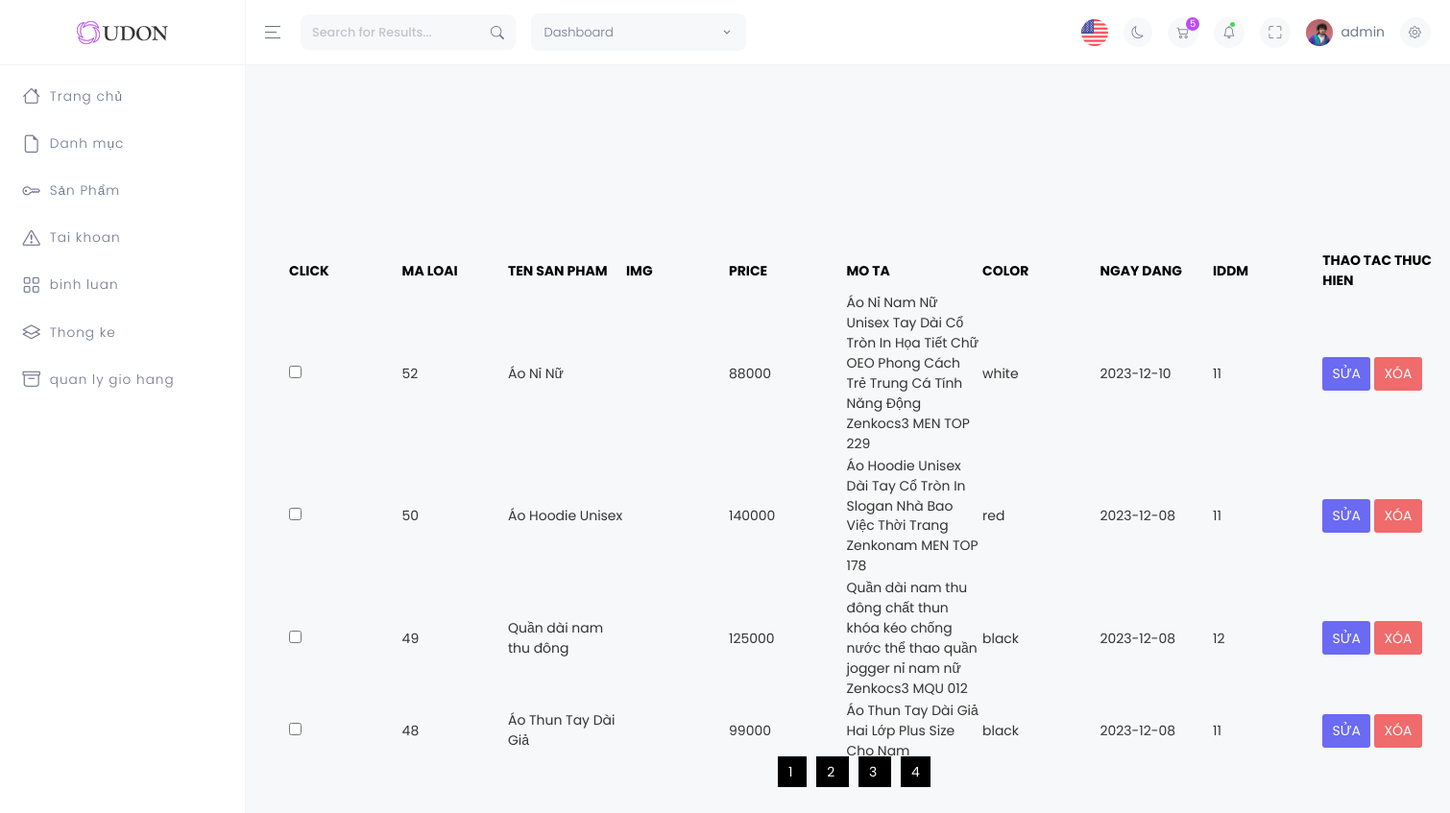
/admin/index.php?act=listsp, run on the app's committed database.
### tables this page shows
CREATE TABLE `sanpham_shared` (
  `id` int(11) NOT NULL,
  `idsp` int(11) NOT NULL,
  `idsize` int(11) NOT NULL,
  `price` float NOT NULL,
  `quantity` int(11) NOT NULL
);

CREATE TABLE `sanpham` (
  `id` int(11) NOT NULL,
  `name` text NOT NULL,
  `img` text NOT NULL,
  `img1` text NOT NULL,
  `img2` text NOT NULL,
  `img3` text NOT NULL,
  `color` varchar(50) NOT NULL,
  `color1` varchar(50) NOT NULL,
  `color2` varchar(50) NOT NULL,
  `mota` text NOT NULL,
  `dateup` date DEFAULT NULL,
  `luotmua` int(11) NOT NULL,
  `iddm` int(11) NOT NULL
);

### model/pdo.php (called while the page is built, shortened)
<?php
function pdo_get_connection(){
    $servername = "localhost";
    $username = "root";
    $password = "";
    try {
        $conn = new PDO("mysql:host=$servername;dbname=duan1haphoi", $username, $password);
        $conn->setAttribute(PDO::ATTR_ERRMODE, PDO::ERRMODE_EXCEPTION);
        return $conn;
    } catch(PDOException $e) {
        echo "Connection failed: " . $e->getMessage();
    }
}
function pdo_query($sql){
    $sql_args=array_slice(func_get_args(),1);
    try{
        $conn=pdo_get_connection();
        $stmt=$conn->prepare($sql);
        $stmt->execute($sql_args);
        $rows=$stmt->fetchAll();
        return $rows;
    }
    catch(PDOException $e){
        throw $e;
    }
    finally{
        unset($conn);
    }
}
?>

### model/sanpham.php (called while the page is built, shortened)
<?php
function list_sanpham($start, $limit)
{
    $sql = "SELECT
    sp.id AS id ,
     sp.name AS name,
    sp.img AS img,
    sp.mota AS mota,
    sp.color AS color,
    sp.dateup AS date,
    sp.iddm AS iddm,
    ss.price AS price
    FROM sanpham sp INNER JOIN sanpham_shared ss ON sp.id = ss.idsp WHERE ss.idsize = 3 ORDER BY sp.id DESC LIMIT $start, $limit";
    $result = pdo_query($sql);
    return $result;
}
function all_row_in_sp()
{
    $sql = "SELECT COUNT(sanpham.id) FROM sanpham";
    $results = pdo_query($sql);
    return $results;
}
?>

### admin/sanpham/listsp.php (the view, shortened to what this page needs)
<html lang="en">
    <head>
    </head>
    <body>
      <div class="ctn">
        <table >
           <thead style="color:black;">
           <th>CLICK</th>
                    <th>MA LOAI</th>
                    <th>TEN SAN PHAM</th>
                    <th>IMG</th>
                    <th>PRICE</th>
                    <th>MO TA</th>
                    <th>COLOR</th>
                    <th>NGAY DANG</th>
                    <th>IDDM</th>
                    <th>THAO TAC THUC HIEN</th>
           </thead>
           <tbody>
            <?php
            foreach($result as $sp):?>
           <tr>
                    <td><input type="checkbox" name="checkbox" id=""></td>
                    <td><?php echo $sp['id'] ?></td>
                    <td><?php echo $sp['name'] ?></td>
                    <td><img src="../upload/<?php echo $sp['img'] ?>" alt="" width="100px"></td>
                    <td><?php echo $sp['price'] ?></td>
                    <td><?php echo $sp['mota'] ?></td>
                    <td><?php echo $sp['color'] ?></td>
                    <td><?php echo $sp['date'] ?></td>
                    <td><?php echo $sp['iddm'] ?></td>
                    <td><a href="index.php?act=suasp&id=<?php echo $sp['id'] ?>"><button class="sua">SỬA</button></a> <a href="index.php?act=deletesp&id=<?php echo $sp['id'] ?>"><button onclick="return confirm('BẠN MUỐN XÓA SẢN PHẨM NÀY ?')" class="xoa">XÓA</button></a></td>
                </tr>
                <?php endforeach ?>
           </tbody>
        </table>
     <div class='pt'>
     <?php $limit = 4;
        $result_db =  all_row_in_sp();
       foreach($result_db as $all_records):
        $all_page = ceil($all_records[0] / $limit);
        for($i= 1;$i<$all_page;$i++): ?>
        <span >
        <a href="index.php?act=listsp&page=<?php echo $i ?>" class='phantrang' style="background-color: <?php if(isset($_GET['page'])
        ){
          if($_GET['page'] == $i){
            echo 'red';
          }
        } ?>"><?php echo $i ?> </a>
        </span>
        <?php endfor ?>
        <?php endforeach?>
     </div>
      </div>
    </body>
    </html>

### admin/header.php (shortened to what this page needs)
<!DOCTYPE html>
<html lang="en" dir="ltr" data-nav-layout="vertical" data-theme-mode="light" data-header-styles="light" data-menu-styles="light" data-toggled="close">
<head>
    <link id="style" href="./assets/libs/bootstrap/css/bootstrap.min.css" rel="stylesheet" >
    <link href="./assets/css/styles.css" rel="stylesheet" >
    <link href="./assets/css/icons.css" rel="stylesheet" >
    <link href="./assets/libs/node-waves/waves.min.css" rel="stylesheet" >
    <link href="./assets/libs/simplebar/simplebar.min.css" rel="stylesheet" >
    <link rel="stylesheet" href="./assets/libs/flatpickr/flatpickr.min.css">
    <link rel="stylesheet" href="./assets/libs/%40simonwep/pickr/themes/nano.min.css">
    <link rel="stylesheet" href="./assets/libs/choices.js/public/assets/styles/choices.min.css">
</head>
<body>
    <div class="page">
 <header class="app-header">
    <div class="main-header-container container-fluid">
        <div class="header-content-left">
            <div class="header-element mx-lg-0 mx-2">
                <a aria-label="Hide Sidebar" class="sidemenu-toggle header-link animated-arrow hor-toggle horizontal-navtoggle" data-bs-toggle="sidebar" href="javascript:void(0);"><span></span></a>
            </div>
            <div class="header-element header-search d-md-block d-none">
                <input type="text" class="header-search-bar form-control border-0 bg-body" placeholder="Search for Results...">
                <a href="javascript:void(0);" class="header-search-icon border-0">
                    <i class="bi bi-search"></i>
                </a>
            </div>
            <div class="header-element ms-3 d-lg-block d-none my-auto">
                <div class="dropdown my-auto">
                    <a href="javascript:void(0);" class="btn bg-body header-dashboards-button text-start d-flex align-items-center justify-content-between" data-bs-toggle="dropdown" aria-expanded="false">
                    </a>
                </div>
            </div>
        </div>
        <ul class="header-content-right">
            <li class="header-element country-selector">
                <a href="javascript:void(0);" class="header-link dropdown-toggle" data-bs-auto-close="outside" data-bs-toggle="dropdown">
                    <img src="./assets/images/flags/us_flag.jpg" alt="img" class="rounded-circle">
                </a>
            </li>
            <li class="header-element header-theme-mode">
                <a href="javascript:void(0);" class="header-link layout-setting">
                    <span class="light-layout">
                        <i class="bi bi-moon header-link-icon"></i>
                    </span>
                </a>
            </li>
            <li class="header-element cart-dropdown">
                <a href="javascript:void(0);" class="header-link dropdown-toggle" data-bs-auto-close="outside" data-bs-toggle="dropdown">
                    <i class="bi bi-cart2 header-link-icon"></i>
                    <span class="badge bg-primary rounded-pill header-icon-badge" id="cart-icon-badge">5</span>
                </a>
            </li>
            <li class="header-element notifications-dropdown d-xl-block d-none">
                <a href="javascript:void(0);" class="header-link dropdown-toggle" data-bs-toggle="dropdown" data-bs-auto-close="outside" id="messageDropdown" aria-expanded="false">
                    <i class="bi bi-bell header-link-icon"></i>
                    <span class="header-icon-pulse bg-secondary rounded pulse pulse-secondary"></span>
                </a>
            </li>
            <li class="header-element header-fullscreen">
                <a onclick="openFullscreen();" href="javascript:void(0);" class="header-link">
                    <i class="bi bi-fullscreen full-screen-open header-link-icon"></i>
                </a>
            </li>
            <li class="header-element">
                <a href="javascript:void(0);" class="header-link dropdown-toggle" id="mainHeaderProfile" data-bs-toggle="dropdown" data-bs-auto-close="outside" aria-expanded="false">
                    <div class="d-flex align-items-center">
                        <div class="me-sm-2 me-0">
                            <img src="./assets/images/faces/9.jpg" alt="img" class="avatar avatar-sm avatar-rounded">
                        </div>
                        <div class="d-xl-block d-none lh-1">
                            <span class="fw-medium lh-1">admin</span>
                        </div>
                    </div>
                </a>
            </li>
            <li class="header-element">
                <a href="javascript:void(0);" class="header-link switcher-icon" data-bs-toggle="offcanvas" data-bs-target="#switcher-canvas">
                    <i class="bi bi-gear header-link-icon border-0"></i>
                </a>
            </li>
        </ul>
    </div>
</header>
<aside class="app-sidebar sticky" id="sidebar">
    <div class="main-sidebar-header">
        <a href="index.php" class="header-logo">
            <img src="./assets/images/brand-logos/desktop-logo.png" alt="logo" class="desktop-logo">
        </a>
    </div>
    <div class="main-sidebar" id="sidebar-scroll">
        <nav class="main-menu-container nav nav-pills flex-column sub-open">
            <ul class="main-menu">
                <li class="slide has-sub">
                    <a href="index.php" class="side-menu__item">
                        <i class="bi bi-house side-menu__icon"></i>
                        <span class="side-menu__label">Trang chủ</span>
                    </a>
                </li>
                <li class="slide has-sub">
                    <a href="javascript:void(0);" class="side-menu__item">
                        <i class="bi bi-file-earmark side-menu__icon"></i>
                        <span class="side-menu__label">Danh mục</span>
                        <i class="fe fe-chevron-right side-menu__angle"></i>
                    </a>
                </li>
                <li class="slide has-sub">
                    <a href="javascript:void(0);" class="side-menu__item">
                        <i class="bi bi-key side-menu__icon"></i>
                        <span class="side-menu__label">Sản Phẩm</span>
                        <i class="fe fe-chevron-right side-menu__angle"></i>
                    </a>
                </li>
                <li class="slide has-sub">
                    <a href="javascript:void(0);" class="side-menu__item">
                        <i class="bi bi-exclamation-triangle side-menu__icon"></i>
                        <span class="side-menu__label">Tai khoan</span>
                        <i class="fe fe-chevron-right side-menu__angle"></i>
                    </a>
                </li>
                <li class="slide has-sub">
                    <a href="javascript:void(0);" class="side-menu__item">
                        <i class="bi bi-grid side-menu__icon"></i>
                        <span class="side-menu__label">binh luan</span>
                        <i class="fe fe-chevron-right side-menu__angle"></i>
                    </a>
                </li>
                <li class="slide has-sub">
                    <a href="javascript:void(0);" class="side-menu__item">
                        <i class="bi bi-layers side-menu__icon"></i>
                        <span class="side-menu__label">Thong ke </span>
                        <i class="fe fe-chevron-right side-menu__angle"></i>
                    </a>
                </li>
                <li class="slide has-sub">
                    <a href="javascript:void(0);" class="side-menu__item">
                        <i class="bi bi-archive side-menu__icon"></i>
                        <span class="side-menu__label">quan ly gio hang</span>
                        <i class="fe fe-chevron-right side-menu__angle"></i>
                    </a>
                </li>
            </ul>
        </nav>
    </div>
</aside>

### admin/index.php (shortened to what this page needs)
<?php
include('../model/pdo.php');
include('../model/sanpham.php');
include('./header.php');
if(isset($_GET['act'])){
    $act = $_GET['act'];
    switch($act){
            case 'listsp':
                $limit = 4;
                if (isset($_GET['page'])) {
                    $page = $_GET['page'];
                } else {
                    $page = 1;
                }
                $start = ($page - 1) * $limit;
                $result = list_sanpham($start, $limit);
                include('./sanpham/listsp.php');
                break;
    }
}else{
    include('./home.php');
}
include('./footer.php');
?>

### admin/footer.php (shortened to what this page needs)
    </div>
</body>
</html>

### admin/sanpham/listsp.php (style rules this page uses)
.ctn { width: 1200px; margin-left: 300px; margin-top: 120px; position: absolute; border-radius: 4px; overflow: auto; height:auto; padding-bottom: 100px; }
tr,th { width: 330px; }
.phantrang { border: 1px solid black; background-color:black; margin-left: 10px; padding: 5px 10px 5px 10px; color: white; }
.pt { position: absolute; left: 500px; }
.sua { background-color: rgb(106, 106, 243); color: white; width: 50px; height: 35px; border: none; border-radius: 3px; }
.xoa { background-color: rgb(240, 107, 107); color: white; width: 50px; height: 35px; border: none; border-radius: 3px; }

### data on the page
sanpham_shared: idsp "52", idsp.name "Áo Nỉ Nữ", price "88000", idsp.mota "Áo Nỉ Nam Nữ Unisex Tay Dài Cổ Tròn In Họa Tiết Chữ OEO Phong Cách Trẻ Trung Cá Tính Năng Động Zenkocs3 MEN TOP 229", idsp.color "white", idsp.dateup "2023-12-10", idsp.iddm "11"
sanpham_shared: idsp "50", idsp.name "Áo Hoodie Unisex", price "140000", idsp.mota "Áo Hoodie Unisex Dài Tay Cổ Tròn In Slogan Nhà Bao Việc Thời Trang Zenkonam MEN TOP 178", idsp.color "red", idsp.dateup "2023-12-08", idsp.iddm "11"
sanpham_shared: idsp "49", idsp.name "Quần dài nam thu đông", price "125000", idsp.mota "Quần dài nam thu đông chất thun khóa kéo chống nước thể thao quần jogger nỉ nam nữ Zenkocs3 MQU 012", idsp.color "black", idsp.dateup "2023-12-08", idsp.iddm "12"
sanpham_shared: idsp "48", idsp.name "Áo Thun Tay Dài Giả", price "99000", idsp.mota "Áo Thun Tay Dài Giả Hai Lớp Plus Size Cho Nam", idsp.color "black", idsp.dateup "2023-12-08", idsp.iddm "11"
